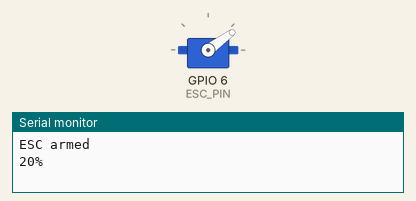
Bench run of a sketch on a simulated ESP32. On the bench: servo, the last lines printed to the serial monitor.

Above: at 5.05 s.
At 11.0 s:
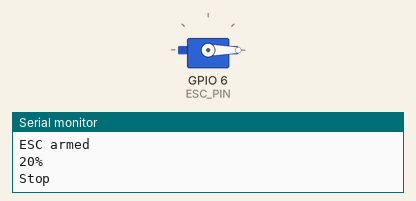
Timing chart, 0 to 12.8 s (numbered marks = the images above):
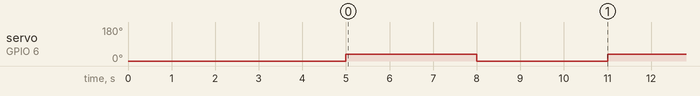

Measured:
- by itself, servo on GPIO 6 (ESC_PIN): alternates 36° for 3.0 s and 0° for 3.0 s

The sketch:

pwm-test-motor.ino
```cpp
#include <ESP32Servo.h>

Servo esc;

const int ESC_PIN = 6;

void setup() {
  Serial.begin(115200);

  esc.attach(ESC_PIN, 1000, 2000);

  // Arm ESC
  esc.writeMicroseconds(1000);
  Serial.println("ESC armed");

  delay(5000);
}

void loop() {

  Serial.println("20%");
  esc.writeMicroseconds(1200);
  delay(3000);

  Serial.println("Stop");
  esc.writeMicroseconds(1000);
  delay(3000);
}
```
